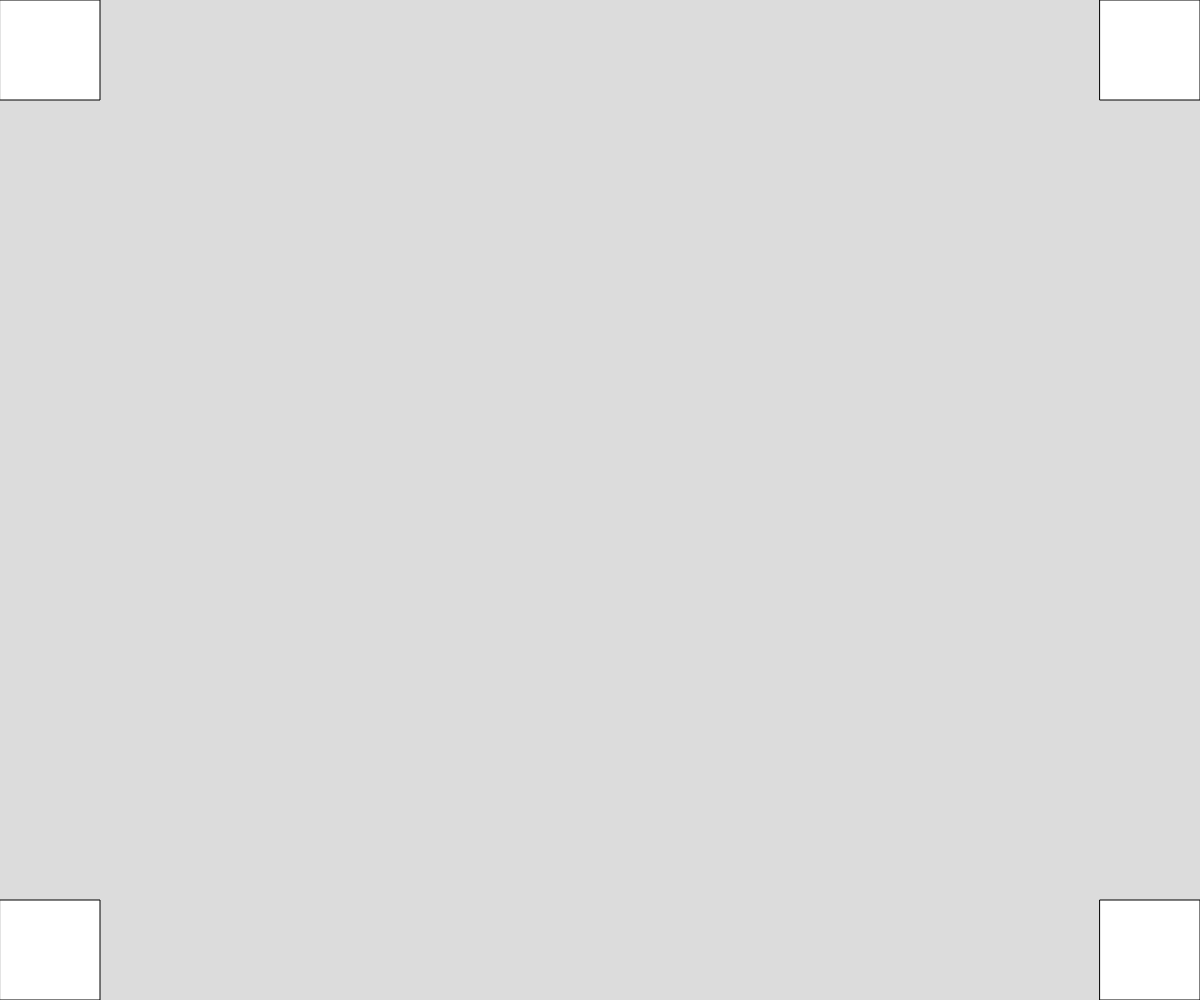
Frame 1 (no input)
Frame 60 (no input): identical to frame 1, image omitted
Frame 120 (the mouse pressed at the canvas centre since frame 60): identical to frame 1, image omitted

The p5.js sketch that drew this single still picture (run headless with seeded random() and noise() and a simulated clock; from frame 60 on, the mouse is pressed at the canvas centre):

// p5.js sketch
// ── sketch.js
function setup() {
  createCanvas(windowWidth, windowHeight);
}

function draw() {
  background(220);
  const s = 100;

  rect(0, 0, s, s);
  rect(0, height - s, s, s);
  rect(width - s, 0, s, s);
  rect(width - s, height - s, s, s);
}

function windowResized() {
  resizeCanvas(windowWidth, windowHeight);
}
